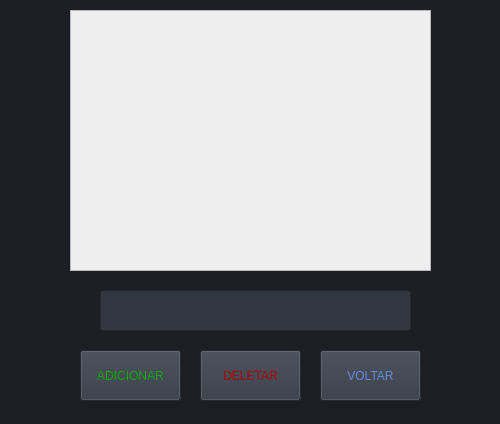
<?xml version="1.0" encoding="UTF-8"?>
<ui version="4.0">
 <class>COMPROMISSOS</class>
 <widget class="QDialog" name="COMPROMISSOS">
  <property name="geometry">
   <rect>
    <x>0</x>
    <y>0</y>
    <width>500</width>
    <height>424</height>
   </rect>
  </property>
  <property name="windowTitle">
   <string>COMPROMISSOS</string>
  </property>
  <property name="styleSheet">
   <string notr="true">background-color: rgb(28, 30, 35);</string>
  </property>
  <widget class="QDialogButtonBox" name="buttonBox">
   <property name="geometry">
    <rect>
     <x>10</x>
     <y>600</y>
     <width>461</width>
     <height>32</height>
    </rect>
   </property>
   <property name="orientation">
    <enum>Qt::Horizontal</enum>
   </property>
   <property name="standardButtons">
    <set>QDialogButtonBox::Cancel|QDialogButtonBox::Ok</set>
   </property>
  </widget>
  <widget class="QPushButton" name="Button_del">
   <property name="geometry">
    <rect>
     <x>200</x>
     <y>350</y>
     <width>101</width>
     <height>51</height>
    </rect>
   </property>
   <property name="styleSheet">
    <string notr="true">background-color: rgb(49,54,65);
font: 87 10pt &quot;Arial Black&quot;;
color: rgb(170, 0, 0)</string>
   </property>
   <property name="text">
    <string>DELETAR</string>
   </property>
  </widget>
  <widget class="QPushButton" name="Button_return">
   <property name="geometry">
    <rect>
     <x>320</x>
     <y>350</y>
     <width>101</width>
     <height>51</height>
    </rect>
   </property>
   <property name="styleSheet">
    <string notr="true">background-color: rgb(49,54,65);
font: 87 10pt &quot;Arial Black&quot;;
color: rgb(94,141,222);</string>
   </property>
   <property name="text">
    <string>VOLTAR</string>
   </property>
  </widget>
  <widget class="QListView" name="lista">
   <property name="geometry">
    <rect>
     <x>70</x>
     <y>10</y>
     <width>361</width>
     <height>261</height>
    </rect>
   </property>
   <property name="styleSheet">
    <string notr="true">font: 87 11pt &quot;Arial Black&quot;;
background-color: rgb(238, 238, 238);</string>
   </property>
  </widget>
  <widget class="QPushButton" name="Button_add">
   <property name="geometry">
    <rect>
     <x>80</x>
     <y>350</y>
     <width>101</width>
     <height>51</height>
    </rect>
   </property>
   <property name="styleSheet">
    <string notr="true">background-color: rgb(49,54,65);
font: 87 10pt &quot;Arial Black&quot;;
color: rgb(0, 170, 0);</string>
   </property>
   <property name="text">
    <string>ADICIONAR</string>
   </property>
  </widget>
  <widget class="QLineEdit" name="lineEdit">
   <property name="geometry">
    <rect>
     <x>100</x>
     <y>290</y>
     <width>311</width>
     <height>41</height>
    </rect>
   </property>
   <property name="styleSheet">
    <string notr="true">background-color: rgb(49,54,65);
font: 87 10pt &quot;Arial Black&quot;;</string>
   </property>
  </widget>
 </widget>
 <resources/>
 <connections>
  <connection>
   <sender>buttonBox</sender>
   <signal>accepted()</signal>
   <receiver>COMPROMISSOS</receiver>
   <slot>accept()</slot>
   <hints>
    <hint type="sourcelabel">
     <x>248</x>
     <y>254</y>
    </hint>
    <hint type="destinationlabel">
     <x>157</x>
     <y>274</y>
    </hint>
   </hints>
  </connection>
  <connection>
   <sender>buttonBox</sender>
   <signal>rejected()</signal>
   <receiver>COMPROMISSOS</receiver>
   <slot>reject()</slot>
   <hints>
    <hint type="sourcelabel">
     <x>316</x>
     <y>260</y>
    </hint>
    <hint type="destinationlabel">
     <x>286</x>
     <y>274</y>
    </hint>
   </hints>
  </connection>
 </connections>
</ui>
